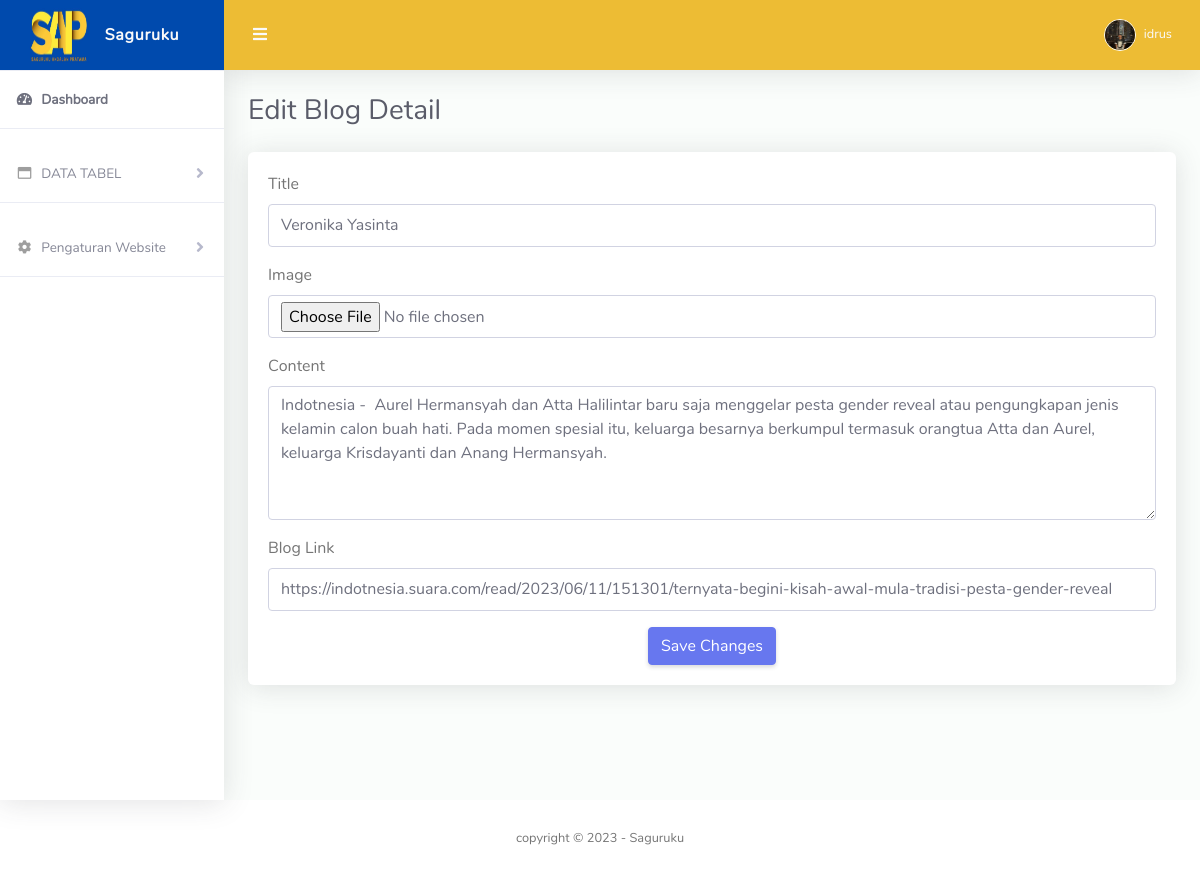
The page /admin/edit-blog-detail.php?id=8 (signed in) on the database its author committed.
### tables this page shows
CREATE TABLE `blog_details` (
  `id` int(11) NOT NULL,
  `title` varchar(255) NOT NULL,
  `image_url` varchar(255) NOT NULL,
  `content` text NOT NULL,
  `blog_link` varchar(255) NOT NULL,
  `project_id` int(11) NOT NULL
);

### admin/edit-blog-detail.php (the view, shortened to what this page needs)
<?php
include '../include/config.php';
$id = $title = $content = $blog_link = '';
function test_input($data) {
    $data = trim($data);
    $data = stripslashes($data);
    $data = htmlspecialchars($data);
    return $data;
}
if ($_SERVER['REQUEST_METHOD'] === 'POST') {
    $id = test_input($_POST['id']);
    $title = test_input($_POST['title']);
    $content = test_input($_POST['content']);
    $blog_link = test_input($_POST['blog_link']);
    if (empty($title) || empty($content) || empty($blog_link)) {
        $error_message = 'All fields are required.';
    } else {
        if (isset($_FILES["image"]) && $_FILES["image"]["error"] === 0) {
            $target_dir = "../uploads/";
            $target_file = $target_dir . basename($_FILES["image"]["name"]);
            $image_url = $_FILES["image"]["name"];
            $uploadOk = 1;
            $imageFileType = strtolower(pathinfo($target_file, PATHINFO_EXTENSION));
            $check = getimagesize($_FILES["image"]["tmp_name"]);
            if ($check === false) {
                $error_message = 'File is not an image.';
                $uploadOk = 0;
            }
            if ($imageFileType != "jpg" && $imageFileType != "png" && $imageFileType != "jpeg" && $imageFileType != "gif") {
                $error_message = 'Sorry, only JPG, JPEG, PNG & GIF files are allowed.';
                $uploadOk = 0;
            }
            if ($uploadOk == 0) {
                $error_message = 'Sorry, your file was not uploaded.';
            } else {
                $sql = "SELECT image_url FROM blog_details WHERE id = $id";
                $result = mysqli_query($conn, $sql);
                if ($result) {
                    $row = mysqli_fetch_assoc($result);
                    $old_image_url = $row['image_url'];
                    if ($old_image_url !== $image_url && file_exists("../uploads/$old_image_url")) {
                        unlink("../uploads/$old_image_url");
                    }
                    if (move_uploaded_file($_FILES["image"]["tmp_name"], $target_file)) {
                        $update_sql = "UPDATE blog_details SET title = '$title', image_url = '$image_url', content = '$content', blog_link = '$blog_link' WHERE id = $id";
                        if (mysqli_query($conn, $update_sql)) {
                            header('Location: our-blog.php');
                            exit();
                        } else {
                            $error_message = 'Error updating data in the database.';
                        }
                    } else {
                        $error_message = 'Sorry, there was an error uploading your file.';
                    }
                } else {
                    $error_message = 'Invalid id.';
                }
            }
        } else {
            $update_sql = "UPDATE blog_details SET title = '$title', content = '$content', blog_link = '$blog_link' WHERE id = $id";
            if (mysqli_query($conn, $update_sql)) {
                header('Location: our-blog.php');
                exit();
            } else {
                $error_message = 'Error updating data in the database.';
            }
        }
    }
} else {
    if (isset($_GET['id'])) {
        $id = test_input($_GET['id']);
        $sql = "SELECT id, title, image_url, content, blog_link FROM blog_details WHERE id = $id";
        $result = mysqli_query($conn, $sql);
        if ($result) {
            $row = mysqli_fetch_assoc($result);
            $title = $row['title'];
            $content = $row['content'];
            $blog_link = $row['blog_link'];
        } else {
            echo "Invalid id.";
            exit();
        }
    } else {
        echo "Invalid request.";
        exit();
    }
}
?>
<?php include 'include/navbar.php'; ?>
<div class="container-fluid" id="container-wrapper">
    <div class="d-sm-flex align-items-center justify-content-between mb-4">
        <h1 class="h3 mb-0 text-gray-800">Edit Blog Detail</h1>
    </div>
    <div class="row">
        <div class="col-lg-12">
            <div class="card mb-4">
                <div class="card-body">
                    <form action="<?php echo htmlspecialchars($_SERVER['PHP_SELF']); ?>" method="post" enctype="multipart/form-data">
                        <div class="form-group">
                            <label for="title">Title</label>
                            <input type="text" class="form-control" id="title" name="title" value="<?php echo $title; ?>" required>
                        </div>
                        <div class="form-group">
                            <label for="image">Image</label>
                            <input type="file" class="form-control" id="image" name="image">
                        </div>
                        <div class="form-group">
                            <label for="content">Content</label>
                            <textarea class="form-control" id="content" name="content" rows="5" required><?php echo $content; ?></textarea>
                        </div>
                        <div class="form-group">
                            <label for="blog_link">Blog Link</label>
                            <input type="text" class="form-control" id="blog_link" name="blog_link" value="<?php echo $blog_link; ?>" required>
                        </div>
                        <div class="text-center">
                            <button type="submit" class="btn btn-primary">Save Changes</button>
                        </div>
                    </form>
                </div>
            </div>
        </div>
    </div>
</div>
<?php include 'include/footer.php'; ?>

### admin/include/navbar.php (shortened to what this page needs)
<?php
require '../include/config.php';
if (isset($_SESSION['user_id'])) {
    $user_id = $_SESSION['user_id'];
    $sql = "SELECT username, images FROM admins WHERE id = '$user_id'";
    $result = mysqli_query($conn, $sql);
    if (mysqli_num_rows($result) > 0) {
        $row = mysqli_fetch_assoc($result);
        $username = $row['username'];
        $user_image = $row['images'];
    }
} else {
    header("Location: ../login/index.php");
    exit;
}
?>
<!DOCTYPE html>
<html lang="en">
<head>
    <link href="asset/vendor/fontawesome-free/css/all.min.css" rel="stylesheet" type="text/css">
    <link href="asset/vendor/bootstrap/css/bootstrap.min.css" rel="stylesheet" type="text/css">
    <link href="asset/css/ruang-admin.min.css" rel="stylesheet">
    <link href="asset/vendor/datatables/dataTables.bootstrap4.min.css" rel="stylesheet">
</head>
<body id="page-top">
    <div id="wrapper">
        <ul class="navbar-nav sidebar sidebar-light accordion" id="accordionSidebar">
            <a class="sidebar-brand d-flex align-items-center justify-content-center" href="index.php">
                <div class="sidebar-brand-icon">
                    <img src="asset/img/saguruku.jpg" width="60" height="55">
                </div>
                <div class="sidebar-brand-text mx-3">Saguruku</div>
            </a>
            <hr class="sidebar-divider my-0">
            <li class="nav-item active">
                <a class="nav-link" href="index.php">
                    <i class="fas fa-fw fa-tachometer-alt"></i>
                    <span>Dashboard</span></a>
            </li>
            <hr class="sidebar-divider">
            <li class="nav-item">
                <a class="nav-link collapsed" href="#" data-toggle="collapse" data-target="#collapseBootstrap" aria-expanded="true" aria-controls="collapseBootstrap">
                    <i class="far fa-fw fa-window-maximize"></i>
                    <span>DATA TABEL</span>
                </a>
            </li>
            <hr class="sidebar-divider">
            <li class="nav-item">
                <a class="nav-link collapsed" href="#" data-toggle="collapse" data-target="#collapsePengaturan" aria-expanded="true" aria-controls="collapsePengaturan">
                    <i class="fas fa-fw fa-cog"></i>
                    <span>Pengaturan Website</span>
                </a>
            </li>
            <hr class="sidebar-divider">
        </ul>
        <div id="content-wrapper" class="d-flex flex-column">
            <div id="content">
                <nav class="navbar navbar-expand navbar-light bg-navbar topbar mb-4 static-top">
                    <button id="sidebarToggleTop" class="btn btn-link rounded-circle mr-3">
                        <i class="fa fa-bars"></i>
                    </button>
                    <ul class="navbar-nav ml-auto">
                        <li class="nav-item dropdown no-arrow">
                            <a class="nav-link dropdown-toggle" href="#" id="userDropdown" role="button" data-toggle="dropdown" aria-haspopup="true" aria-expanded="false">
                                <img class="img-profile rounded-circle" src="uploads/<?php echo $user_image; ?>" style="max-width: 60px">
                                <span class="ml-2 d-none d-lg-inline text-black small">
                                    <?php echo $username; ?>
                                </span>
                            </a>
                        </li>
                    </ul>
                </nav>

### rows shown on the page
blog_details: title "Veronika Yasinta", content "Indotnesia - Aurel Hermansyah dan Atta Halilintar baru saja menggelar pesta gender reveal atau pengungkapan jenis kelamin calon buah hati. Pada momen spesial itu, keluarga besarnya berkumpul termasuk orangtua Atta dan Aurel, keluarga Krisdayanti dan Anang Hermansyah.", blog_link "https://indotnesia.suara.com/read/2023/06/11/151301/ternyata-begini-kisah-awal-mula-tradisi-pesta-gender-reveal"

### other values the page prints
$username "idrus"
